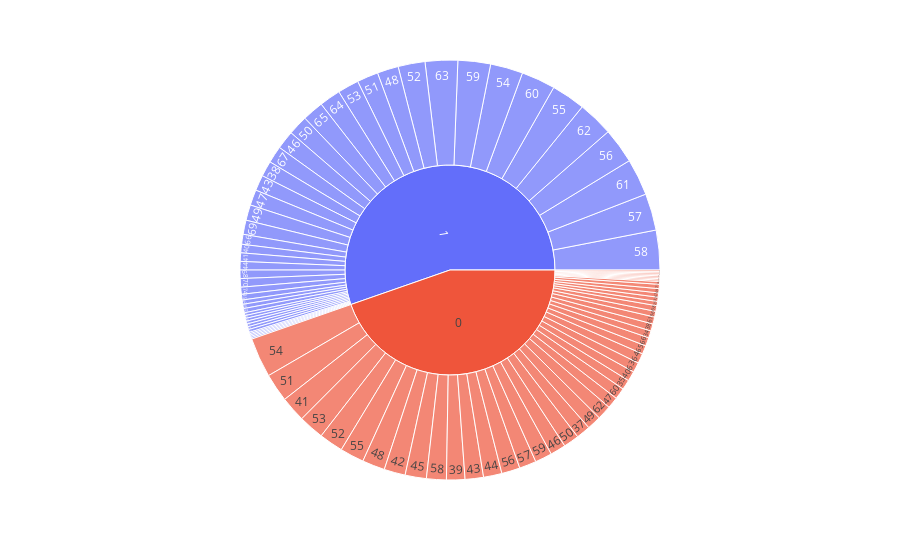

Notebook code cell kept with this figure:
### Markdown cell above
Age and HeartDisease

### Code cell
px.sunburst(heart_df, path=['HeartDisease', 'Age'])

### Figure 1 — Plotly figure (JSON) as saved in the notebook; plotly's stock layout.template omitted (floating-point values rounded to 4 significant figures)
{"data": [{"branchvalues": "total", "domain": {"x": [0, 1], "y": [0, 1]}, "hovertemplate": "labels=%{label}<br>count=%{value}<br>parent=%{parent}<br>id=%{id}<extra></extra>", "ids": ["0/28", "0/29", "0/30", "0/31", "1/31", "0/32", "1/32", "0/33", "1/33", "0/34", "1/34", "0/35", "1/35", "0/36", "1/36", "0/37", "1/37", "0/38", "1/38", "0/39", "1/39", "0/40", "1/40", "0/41", "1/41", "0/42", "1/42", "0/43", "1/43", "0/44", "1/44", "0/45", "1/45", "0/46", "1/46", "0/47", "1/47", "0/48", "1/48", "0/49", "1/49", "0/50", "1/50", "0/51", "1/51", "0/52", "1/52", "0/53", "1/53", "0/54", "1/54", "0/55", "1/55", "0/56", "1/56", "0/57", "1/57", "0/58", "1/58", "0/59", "1/59", "0/60", "1/60", "0/61", "1/61", "0/62", "1/62", "0/63", "1/63", "0/64", "1/64", "0/65", "1/65", "0/66", "1/66", "0/67", "1/67", "0/68", "1/68", "0/69", "1/69", "0/70", "1/70", "0/71", "1/71", "0/72", "1/72", "1/73", "0/74", "1/74", "0/75", "1/75", "0/76", "1/76", "1/77", "0", "1"], "labels": ["28", "29", "30", "31", "31", "32", "32", "33", "33", "34", "34", "35", "35", "36", "36", "37", "37", "38", "38", "39", "39", "40", "40", "41", "41", "42", "42", "43", "43", "44", "44", "45", "45", "46", "46", "47", "47", "48", "48", "49", "49", "50", "50", "51", "51", "52", "52", "53", "53", "54", "54", "55", "55", "56", "56", "57", "57", "58", "58", "59", "59", "60", "60", "61", "61", "62", "62", "63", "63", "64", "64", "65", "65", "66", "66", "67", "67", "68", "68", "69", "69", "70", "70", "71", "71", "72", "72", "73", "74", "74", "75", "75", "76", "76", "77", "0", "1"], "name": "", "parents": ["0", "0", "0", "0", "1", "0", "1", "0", "1", "0", "1", "0", "1", "0", "1", "0", "1", "0", "1", "0", "1", "0", "1", "0", "1", "0", "1", "0", "1", "0", "1", "0", "1", "0", "1", "0", "1", "0", "1", "0", "1", "0", "1", "0", "1", "0", "1", "0", "1", "0", "1", "0", "1", "0", "1", "0", "1", "0", "1", "0", "1", "0", "1", "0", "1", "0", "1", "0", "1", "0", "1", "0", "1", "0", "1", "0", "1", "0", "1", "0", "1", "0", "1", "0", "1", "0", "1", "1", "0", "1", "0", "1", "0", "1", "1", "", ""], "type": "sunburst", "values": [1, 3, 1, 1, 1, 3, 2, 1, 1, 5, 2, 7, 4, 4, 2, 10, 1, 5, 11, 13, 2, 7, 6, 18, 6, 15, 3, 13, 11, 13, 6, 15, 3, 11, 13, 8, 11, 16, 15, 10, 11, 11, 14, 20, 15, 17, 19, 18, 15, 28, 23, 17, 24, 13, 25, 12, 26, 14, 28, 12, 23, 8, 24, 5, 26, 10, 25, 7, 23, 7, 15, 6, 15, 6, 7, 3, 12, 4, 6, 3, 10, 1, 6, 3, 2, 1, 3, 1, 2, 5, 1, 2, 1, 1, 2, 410, 508]}], "layout": {"legend": {"tracegroupgap": 0}, "margin": {"t": 60}}}
